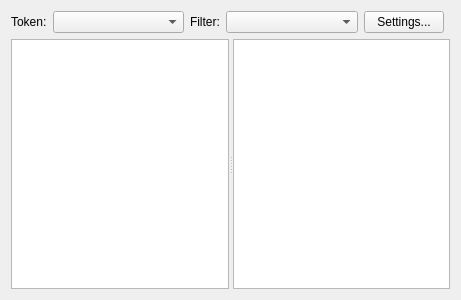
<?xml version="1.0" encoding="UTF-8"?>
<ui version="4.0">
 <class>tool</class>
 <widget class="QWidget" name="tool">
  <property name="geometry">
   <rect>
    <x>0</x>
    <y>0</y>
    <width>461</width>
    <height>300</height>
   </rect>
  </property>
  <layout class="QGridLayout" name="gridLayout">
   <item row="1" column="3">
    <widget class="KHistoryComboBox" name="filter">
     <property name="sizePolicy">
      <sizepolicy hsizetype="Expanding" vsizetype="Fixed">
       <horstretch>0</horstretch>
       <verstretch>0</verstretch>
      </sizepolicy>
     </property>
     <property name="whatsThis">
      <string>A regular expression which must also be matched. Use %{token} to include the token.

This can be used to get the effect of full text searching for strings which contain the token and match the filter.</string>
     </property>
     <property name="insertPolicy">
      <enum>QComboBox::InsertAtTop</enum>
     </property>
    </widget>
   </item>
   <item row="1" column="1">
    <widget class="KHistoryComboBox" name="token">
     <property name="sizePolicy">
      <sizepolicy hsizetype="Expanding" vsizetype="Fixed">
       <horstretch>0</horstretch>
       <verstretch>0</verstretch>
      </sizepolicy>
     </property>
     <property name="whatsThis">
      <string>Find a symbol, filename or other token using auto-completion. Hit return to lookup occurrences within files.</string>
     </property>
     <property name="insertPolicy">
      <enum>QComboBox::InsertAtTop</enum>
     </property>
    </widget>
   </item>
   <item row="1" column="4">
    <widget class="QPushButton" name="settings">
     <property name="text">
      <string>Settings...</string>
     </property>
    </widget>
   </item>
   <item row="1" column="0">
    <widget class="QLabel" name="labelToken">
     <property name="text">
      <string>Token:</string>
     </property>
     <property name="buddy">
      <cstring>token</cstring>
     </property>
    </widget>
   </item>
   <item row="2" column="0" colspan="6">
    <widget class="QSplitter" name="results">
     <property name="orientation">
      <enum>Qt::Horizontal</enum>
     </property>
     <widget class="QTableView" name="matches">
      <property name="whatsThis">
       <string>Filtered matches for the token. Activate a match to jump to it.</string>
      </property>
      <property name="editTriggers">
       <set>QAbstractItemView::NoEditTriggers</set>
      </property>
      <property name="selectionMode">
       <enum>QAbstractItemView::SingleSelection</enum>
      </property>
      <property name="selectionBehavior">
       <enum>QAbstractItemView::SelectRows</enum>
      </property>
      <attribute name="verticalHeaderVisible">
       <bool>false</bool>
      </attribute>
     </widget>
     <widget class="QTableView" name="history">
      <property name="whatsThis">
       <string>Stack of previous locations. Activate an item to jump to it.</string>
      </property>
      <property name="editTriggers">
       <set>QAbstractItemView::NoEditTriggers</set>
      </property>
      <property name="selectionMode">
       <enum>QAbstractItemView::SingleSelection</enum>
      </property>
      <property name="selectionBehavior">
       <enum>QAbstractItemView::SelectRows</enum>
      </property>
      <attribute name="verticalHeaderVisible">
       <bool>false</bool>
      </attribute>
     </widget>
    </widget>
   </item>
   <item row="1" column="2">
    <widget class="QLabel" name="labelFilter">
     <property name="text">
      <string>Filter:</string>
     </property>
     <property name="buddy">
      <cstring>filter</cstring>
     </property>
    </widget>
   </item>
  </layout>
 </widget>
 <customwidgets>
  <customwidget>
   <class>KComboBox</class>
   <extends>QComboBox</extends>
   <header>kcombobox.h</header>
  </customwidget>
  <customwidget>
   <class>KHistoryComboBox</class>
   <extends>KComboBox</extends>
   <header>khistorycombobox.h</header>
  </customwidget>
 </customwidgets>
 <tabstops>
  <tabstop>token</tabstop>
  <tabstop>matches</tabstop>
  <tabstop>history</tabstop>
  <tabstop>filter</tabstop>
  <tabstop>settings</tabstop>
 </tabstops>
 <resources/>
 <connections/>
</ui>
